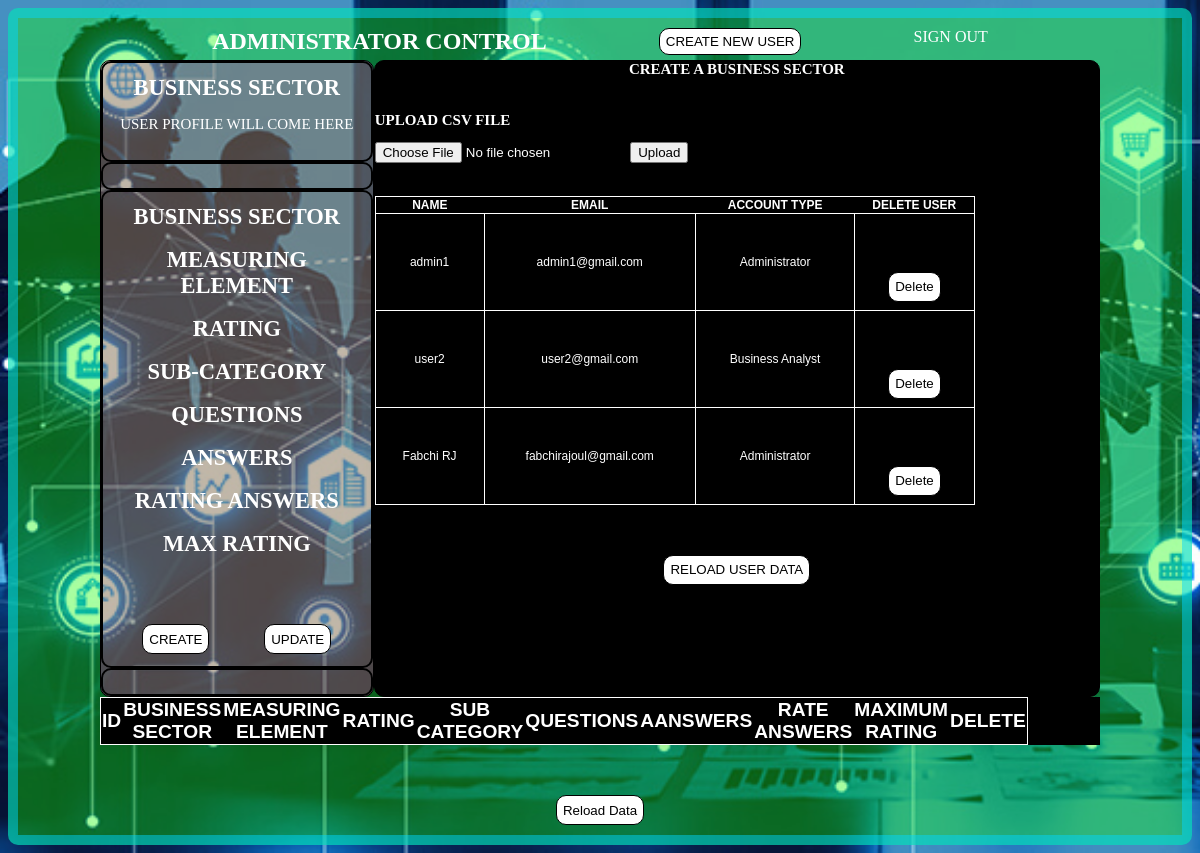
The app's page /view_all_user, older data.
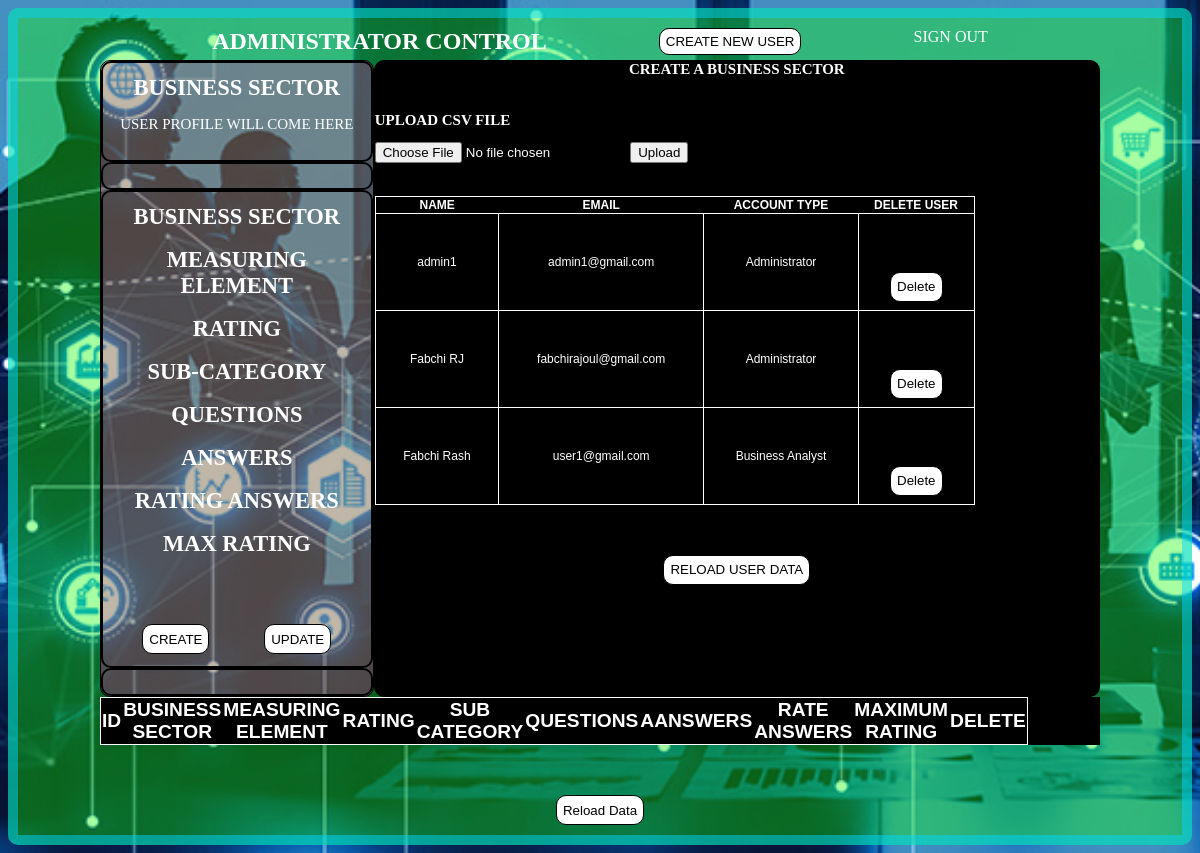
The same page, newer data.
### tables this page shows
CREATE TABLE User (
            id INTEGER PRIMARY KEY,
            name TEXT NOT NULL,
            email TEXT UNIQUE NOT NULL,
            account_type TEXT,
            password TEXT NOT NULL,
            photo BLOB
        );

### app.py (the view)
@app.route('/view_all_user', methods=['GET', 'POST'])
def view_user_account():
    connection = sqlite3.connect('database.db')
    cursor = connection.cursor()
    cursor.execute('''
        SELECT name, email, account_type
        FROM User
    ''')
    all_data = cursor.fetchall()
    connection.close()
    return render_template('administrator.html', all_data=all_data)

### templates/administrator.html (shortened to what this page needs)
<!DOCTYPE html>
<html lang="en">
<head>
    <link href="/static/css/style.css" rel="stylesheet">
</head>
<body x-data="AutomatedDigitalMaturity" x-cloak>
    <main class="container">
        <section>
            <div class="dashboard_main_admin">
                <h1 class="item">ADMINISTRATOR CONTROL</h1>
                <button x-on:click="openHome('Admin_Home_Page')" class="create_user" style="float: right;">CREATE NEW
                    USER</button>
                <a href="/logout" class="item" style="float: right;">SIGN OUT</a>
            </div>
        </section>
        <section x-cloak>
            <div class="dashboard_main_admin">
                <div class="dashboard_tabs">
                    <div class="box_for_the_dashboard_tabs">
                        <h1 class="item">BUSINESS SECTOR</h1>
                        <p>USER PROFILE WILL COME HERE</p>
                    </div>
                    <div class="box_for_the_dashboard_tabs">
                    </div>
                    <div class="box_for_the_dashboard_tabs">
                        <h1 class="item">BUSINESS SECTOR </h1><br>
                        <h1 class="item">MEASURING ELEMENT </h1><br>
                        <h1 class="item">RATING </h1><br>
                        <h1 class="item">SUB-CATEGORY </h1><br>
                        <h1 class="item">QUESTIONS </h1><br>
                        <h1 class="item">ANSWERS </h1><br>
                        <h1 class="item">RATING ANSWERS </h1><br>
                        <h1 class="item">MAX RATING </h1><br>
                        <div class="create_delete_update_buttons">
                            <button class="submit-btn" x-on:click="openHome('Create_Sub_Category')">CREATE</button>
                            <button class="submit-btn" x-on:click="openHome('Update_Sub_Category')">UPDATE</button>
                        </div>
                    </div>
                    <div class="box_for_the_dashboard_tabs">
                    </div>
                </div>
                <div class="dashboard_computation">
                    <div x-show="Create_Business_Sector">
                        <h1 class="item">CREATE A BUSINESS SECTOR</h1><br><br>
                        <h1>UPLOAD CSV FILE</h1>
                        <form action="/" method="post" enctype="multipart/form-data">
                            <input type="file" name="file" accept=".csv">
                            <button type="submit">Upload</button>
                        </form>
                        <br><br><br>
                        <div >
                            <table class="table_style_user">
                                <thead>
                                    <tr>
                                        <th>NAME</th>
                                        <th>EMAIL</th>
                                        <th>ACCOUNT TYPE</th>
                                        <th>DELETE USER</th>
                                    </tr>
                                </thead>
                                <tbody>
                                    {% for row in all_data %}
                                    <tr>
                                        <td>{{ row[0] }}</td>
                                        <td>{{ row[1] }}</td>
                                        <td>{{ row[2] }}</td>
                                        <td>
                                            <form action="/delete_user_data" method="post">
                                                <button type="submit" class="submit-btn">Delete</button>
                                            </form>
                                        </td>
                                    </tr>
                                    {% endfor %}
                                </tbody>
                            </table>
                            <form action="/view_all_user" method="post">
                                <button type="submit" class="submit-btn">RELOAD USER DATA</button>
                            </form>
                        </div>
                    </div>
                </div>
            </div>
        </section>
        <section>
            <div class="dashboard_main_admin" style="background-color: black;">
                <table class="table_style_datase">
                    <thead>
                        <tr>
                            <th>ID</th>
                            <th>BUSINESS SECTOR</th>
                            <th>MEASURING ELEMENT</th>
                            <th>RATING</th>
                            <th>SUB CATEGORY</th>
                            <th>QUESTIONS</th>
                            <th>AANSWERS</th>
                            <th>RATE ANSWERS</th>
                            <th>MAXIMUM RATING</th>
                            <th>DELETE</th>
                        </tr>
                    </thead>
                </table>
            </div>
            <form action="/view_combined_data" method="post">
                <button type="submit" class="submit-btn">Reload Data</button>
            </form>
        </section>
    </main>
</body>
</html>

### static/css/style.css (style rules this page uses)
body { background-image: url("/static/images/maturity.jpg"); background-size: cover; background-repeat: no-repeat; background-attachment: fixed; color: white; }
.container { width: auto; height: auto; border: 10px solid black; margin: px auto 0; border-radius: 10px; padding: 10px; border-color: rgba(0, 213, 255, 0.488); }
.item { text-align: center; color: white; margin: 0px auto; justify-content: center; align-items: center; text-decoration: none; }
.create_user { width: auto; cursor: pointer; transition: all 0.3s; border: 1px solid black; border-radius: 10px; background: white; display: flex; justify-content: center; align-items: center; }
.submit-btn { width: auto; height: 30px; cursor: pointer; transition: all 0.3s; border: 1px solid black; margin: 50px auto 0; border-radius: 10px; background: white; display: flex; justify-content: center; align-items: center; }
.dashboard_main_admin { width: 1200px; height: auto; margin: 0px auto; display: flex; }
.dashboard_tabs { width: 400px; height: auto; float: left; text-align: center; font-size: 15px; border: 1px solid black; border-radius: 10px; margin-top: 5px; background-color: rgba(255, 0, 183, 0.284); }
.dashboard_computation { width: 800px; height: auto; border: 1px solid black; float: right; font-size: 10px; margin-top: 5px; background-color: black; border: 1px solid black; border-radius: 10px; }
.create_delete_update_buttons { display: flex; justify-content: center; align-items: center; }
.box_for_the_dashboard_tabs { border: 2px solid black; padding: 12px; border-radius: 10px; }
.table_style_datase { border-collapse: collapse; border-spacing: 10px; width: auto; height: auto; text-align: center; vertical-align: middle; background-color: black; font-family: Arial, Helvetica, sans-serif; padding: 10px; box-shadow: 0 0 10px rgba(0, 0, 0, 0.1); justify-content: center; font-size: larger; }
.table_style_user { border-collapse: collapse; border-spacing: 10px; width: auto; height: auto; text-align: center; vertical-align: middle; background-color: black; font-family: Arial, Helvetica, sans-serif; padding: 10px; box-shadow: 0 0 10px rgba(0, 0, 0, 0.1); justify-content: center; font-size: larger; }
.table_style_datase,.table_style_user, td, .table_style th { border: 1px solid white; padding: 8px 12px; }
@media (min-width: 500px) { .container { width: auto; background-color: orange; } }
@media (min-width: 500px) { .dashboard_main_admin { width: 500px; } }
@media (min-width: 500px) { .dashboard_tabs { width: 200px; } }
@media (min-width: 500px) { .dashboard_computation { width: 350px; } }
@media (min-width: 768px) { .container { width: auto; background-color: green; } }
@media (min-width: 768px) { .dashboard_main_admin { width: 768px; } }
@media (min-width: 768px) { .dashboard_tabs { width: 300px; } }
@media (min-width: 768px) { .dashboard_computation { width: 468px; } }
@media (min-width: 950px) { .container { width: auto; background-color: rgba(17, 255, 0, 0.359); } }
@media (min-width: 950px) { .dashboard_main_admin { width: 1000px; } }
@media (min-width: 950px) { .dashboard_tabs { width: 300px; } }
@media (min-width: 950px) { .dashboard_computation { width: 800px; } }
@media (min-width: 950px) { .table_style_datase { width: 800px; } }
@media (min-width: 950px) { .table_style_user { width: 600px; } }

Row changes from the older to the newer data that the page shows:
removed User: name "user2", email "user2@gmail.com", account_type "Business Analyst"
added User: name "Fabchi Rash", email "user1@gmail.com", account_type "Business Analyst"
